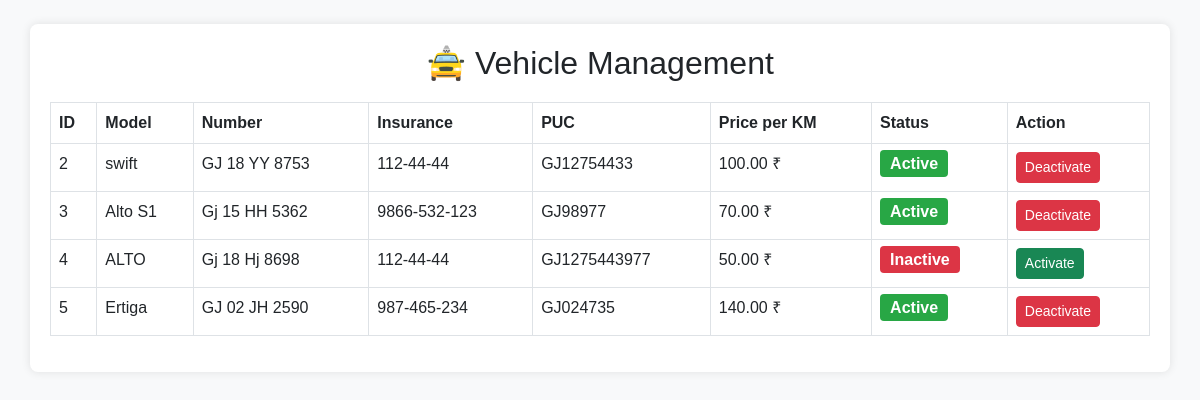
Screenshot of /vehicles.php with the database file from the repository.
### tables this page shows
CREATE TABLE `vehicles_infom` (
  `vehicle_id` int(11) NOT NULL,
  `driver_id` int(11) NOT NULL,
  `model` varchar(255) NOT NULL,
  `number` varchar(50) NOT NULL,
  `insurance` varchar(50) NOT NULL,
  `puc` varchar(50) NOT NULL,
  `puc_cert` varchar(255) NOT NULL,
  `rc_book` varchar(255) NOT NULL,
  `prize_perkm` decimal(10,2) NOT NULL,
  `status` enum('active','inactive') NOT NULL DEFAULT 'inactive'
);

### vehicles.php (the view, shortened to what this page needs)
<?php
include("db_connect.php");
$query = "SELECT * FROM vehicles_infom";
$result = mysqli_query($conn, $query);
?>
<!DOCTYPE html>
<html lang="en">
<head>
    <link href="https://cdn.jsdelivr.net/npm/bootstrap@5.3.0/dist/css/bootstrap.min.css" rel="stylesheet">
    <link rel="stylesheet" href="styles.css">
</head>
<body>
    <div class="container mt-4">
        <h2 class="text-center">🚖 Vehicle Management</h2>
        <table class="table table-bordered mt-3">
            <thead>
                <tr>
                    <th>ID</th>
                    <th>Model</th>
                    <th>Number</th>
                    <th>Insurance</th>
                    <th>PUC</th>
                    <th>Price per KM</th>
                    <th>Status</th>
                    <th>Action</th>
                </tr>
            </thead>
            <tbody>
                <?php while ($row = mysqli_fetch_assoc($result)) { ?>
                    <tr>
                        <td><?php echo $row['vehicle_id']; ?></td>
                        <td><?php echo $row['model']; ?></td>
                        <td><?php echo $row['number']; ?></td>
                        <td><?php echo $row['insurance']; ?></td>
                        <td><?php echo $row['puc']; ?></td>
                        <td><?php echo $row['prize_perkm']; ?> ₹</td>
                        <td>
                            <span class="status <?php echo $row['status']; ?>">
                                <?php echo ucfirst($row['status']); ?>
                            </span>
                        </td>
                        <td>
                            <button class="btn btn-sm <?php echo $row['status'] == 'active' ? 'btn-danger' : 'btn-success'; ?>"
                                    onclick="toggleStatus(<?php echo $row['vehicle_id']; ?>, '<?php echo $row['status']; ?>')">
                                <?php echo $row['status'] == 'active' ? 'Deactivate' : 'Activate'; ?>
                            </button>
                        </td>
                    </tr>
                <?php } ?>
            </tbody>
        </table>
    </div>
</body>
</html>

### styles.css (style rules this page uses)
body { font-family: 'Poppins', sans-serif; background-color: #f8f9fa; }
.container { background: white; padding: 20px; border-radius: 8px; box-shadow: 0 0 10px rgba(0, 0, 0, 0.1); }
h2 { text-align: center; margin-bottom: 20px; }
.status { padding: 5px 10px; border-radius: 4px; font-weight: bold; }
.status.active { background-color: #28a745; color: white; }
.status.inactive { background-color: #dc3545; color: white; }

### rows the page displays
vehicles_infom: vehicle_id "2", model "swift", number "GJ 18 YY 8753", insurance "112-44-44", puc "GJ12754433", prize_perkm "100.00", status "Active", shows "Deactivate"
vehicles_infom: vehicle_id "3", model "Alto S1", number "Gj 15 HH 5362", insurance "9866-532-123", puc "GJ98977", prize_perkm "70.00", status "Active", shows "Deactivate"
vehicles_infom: vehicle_id "4", model "ALTO", number "Gj 18 Hj 8698", insurance "112-44-44", puc "GJ1275443977", prize_perkm "50.00", status "Inactive", shows "Activate"
vehicles_infom: vehicle_id "5", model "Ertiga", number "GJ 02 JH 2590", insurance "987-465-234", puc "GJ024735", prize_perkm "140.00", status "Active", shows "Deactivate"
